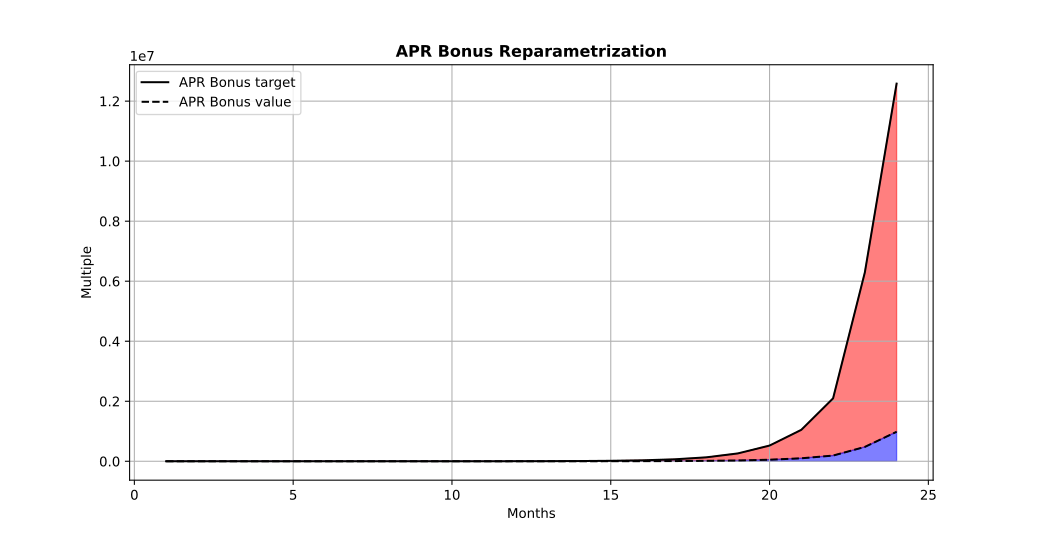

Here is the Python script that generated this plot:
#!/usr/bin/env -S ipython --matplotlib=auto

#%%
import matplotlib.pyplot as pp
import numpy as np
import os

path = os.path.dirname(os.path.abspath(__file__))
path = os.path.join(path, 'apr+of.2.txt')
data = np.genfromtxt(path)
tgts = data[:,2] / 20
aprs = data[:,1] / 20
idxs = data[:,0]
zero = np.zeros(data.shape[0])

pp.plot(idxs, tgts, color='black')
pp.plot(idxs, aprs, color='black', linestyle='--')
pp.fill_between(idxs, tgts, aprs, where=tgts>=0, color='r', alpha=0.5)
pp.fill_between(idxs, aprs, where=aprs>=0, color='b', alpha=0.5)

pp.title('APR Bonus Reparametrization', fontweight='bold')
pp.legend(['APR Bonus target', 'APR Bonus value'])
pp.ylabel('Multiple')
pp.xlabel('Months')
pp.grid()

#%%
if __name__ == '__main__':
    pp.show(block=True)
